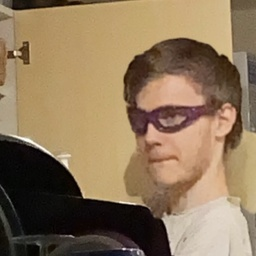
#> input picture image.jpg, 256 x 256 px, shrunk from 1242 x 1242 before the run
$ python app.py
#> lines starting #> are read from the running program, lines starting #| are printed output that depends on the picture
from PIL import Image

def average(l):
    try:
        res = round(sum(l)/len(l))
        return res
    except:
        pass


def sampleArea(pixels,x,y):
    rs = []
    gs = []
    bs = []
    samplingRange = 3
    for i in range(x-samplingRange,x+samplingRange+1):
        for j in range(x-samplingRange,x+samplingRange+1):
            try:
                pixel = pixels[x+i,y+j]
                rs.append(pixel[0])
                gs.append(pixel[1])
                bs.append(pixel[2])
            except:
                pass
    px = (average(rs), average(gs), average(bs))
    return px


img = Image.open("image.jpg")
#> img is the input picture: PIL image 256x256 RGB; mean R, G, B 141.4, 118.4, 90.1
pixels = img.load()
pixel = pixels[0,0]
#> pixel = (124, 115, 100)

newImg = img.copy()
newImgPixels = newImg.load()

for x in range(img.size[0]):
    for y in range(img.size[1]):
        try:
            newImgPixels[x,y] = sampleArea(pixels,x,y)
        except:
            pass


newImg.show()
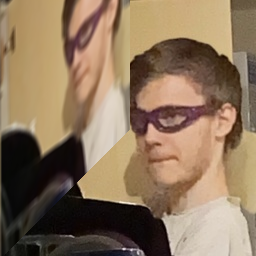
#> shown: PIL image 256x256 RGB; mean R, G, B 140, 116.9, 92
